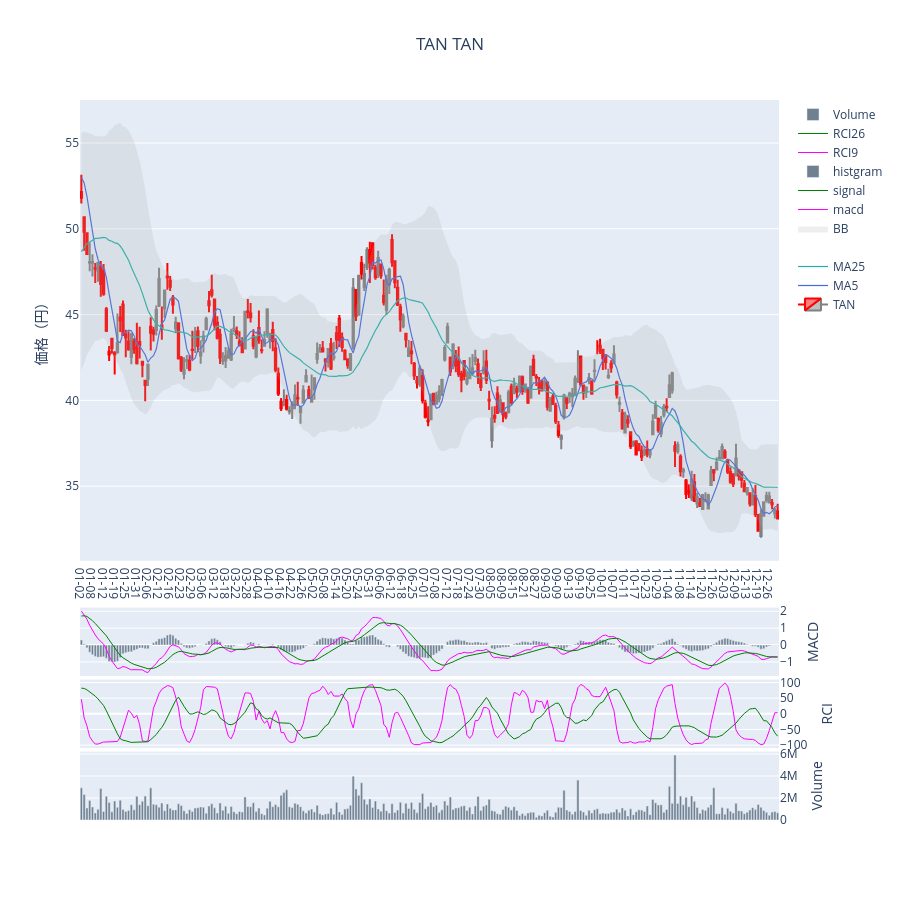

The cell this chart's notebook holds for it:
### Code cell
df = df_results.copy()

display_start_date = dt.date(2024, 1, 1)

# date列をインデックスに設定してスライス
df = df.set_index(pd.to_datetime(df["date"])).sort_index()
df = df[display_start_date:end_date]

# レイアウト設定
layout = {
        "height": 900,
        "title": {"x": 0.5, "text": f"{name or code} {code}"},
        "xaxis": {"rangeslider": {"visible": False}, "type": "category"},
        "yaxis1": {"domain": [.36, 1.0], "title": "価格（円）", "side": "left", "tickformat": ","},
        "yaxis2": {"domain": [.30, .36]},
        "yaxis3": {"domain": [.20, .295], "title": "MACD", "side": "right"},
        "yaxis4": {"domain": [.10, .195], "title": "RCI", "side": "right"},
        "yaxis5": {"domain": [.0, .095], "title": "Volume", "side": "right"},
        "plot_bgcolor": "light blue",
}

# データの設定
data = [
        go.Candlestick(
            yaxis="y1",
            x=df.index,
            open=df["open"],
            high=df["high"],
            low=df["low"],
            close=df["close"],
            increasing_line_color="red",
            decreasing_line_color="gray",
            name=code,
        ),
        go.Scatter(yaxis="y1", x=df.index, y=df["ma5"], name="MA5", line={"color": "royalblue", "width": 1.2}),
        go.Scatter(yaxis="y1", x=df.index, y=df["ma25"], name="MA25", line={"color": "lightseagreen", "width": 1.2}),
        go.Scatter(yaxis="y1", x=df.index, y=df["upper2"], name="", line={"color": "lavender", "width": 0}),
        go.Scatter(
            yaxis="y1",
            x=df.index,
            y=df["lower2"],
            name="BB",
            line={"color": "lavender", "width": 0},
            fill="tonexty",
            fillcolor="rgba(170,170,170,.2)",
        ),
        go.Scatter(yaxis="y3", x=df.index, y=df["macd"], name="macd", line={"color": "magenta", "width": 1}),
        go.Scatter(yaxis="y3", x=df.index, y=df["macd_signal"], name="signal", line={"color": "green", "width": 1}),
        go.Bar(yaxis="y3", x=df.index, y=df["hist"], name="histgram", marker={"color": "slategray"}),
        go.Scatter(yaxis="y4", x=df.index, y=df["rci9"], name="RCI9", line={"color": "magenta", "width": 1}),
        go.Scatter(yaxis="y4", x=df.index, y=df["rci26"], name="RCI26", line={"color": "green", "width": 1}),
        go.Bar(yaxis="y5", x=df.index, y=df["volume"], name="Volume", marker=dict(color="slategray")),
]

# Figure作成
fig = go.Figure(data=data, layout=go.Layout(layout))

# 日付表示
fig.update_layout(
        {
            "xaxis": {
                "tickvals": df.index[::4],
                "ticktext": [x.strftime("%m-%d") for x in df.index[::4]],
            }
        }
)
fig.show()

### Figure 1 — Plotly figure (JSON) as saved in the notebook; plotly's stock layout.template omitted (floating-point values rounded to 4 significant figures; data arrays with more than 128 entries replaced by an {"elided": "..."} marker saying what was removed)
{"data": [{"close": {"elided": "252 float values"}, "decreasing": {"line": {"color": "gray"}}, "high": {"elided": "252 float values"}, "increasing": {"line": {"color": "red"}}, "low": {"elided": "252 float values"}, "name": "TAN", "open": {"elided": "252 float values"}, "type": "candlestick", "x": {"elided": "252 str values"}, "yaxis": "y"}, {"line": {"color": "royalblue", "width": 1.2}, "name": "MA5", "type": "scatter", "x": {"elided": "252 str values"}, "y": {"elided": "252 float values"}, "yaxis": "y"}, {"line": {"color": "lightseagreen", "width": 1.2}, "name": "MA25", "type": "scatter", "x": {"elided": "252 str values"}, "y": {"elided": "252 float values"}, "yaxis": "y"}, {"line": {"color": "lavender", "width": 0}, "name": "", "type": "scatter", "x": {"elided": "252 str values"}, "y": {"elided": "252 float values"}, "yaxis": "y"}, {"fill": "tonexty", "fillcolor": "rgba(170,170,170,.2)", "line": {"color": "lavender", "width": 0}, "name": "BB", "type": "scatter", "x": {"elided": "252 str values"}, "y": {"elided": "252 float values"}, "yaxis": "y"}, {"line": {"color": "magenta", "width": 1}, "name": "macd", "type": "scatter", "x": {"elided": "252 str values"}, "y": {"elided": "252 float values"}, "yaxis": "y3"}, {"line": {"color": "green", "width": 1}, "name": "signal", "type": "scatter", "x": {"elided": "252 str values"}, "y": {"elided": "252 float values"}, "yaxis": "y3"}, {"marker": {"color": "slategray"}, "name": "histgram", "type": "bar", "x": {"elided": "252 str values"}, "y": {"elided": "252 float values"}, "yaxis": "y3"}, {"line": {"color": "magenta", "width": 1}, "name": "RCI9", "type": "scatter", "x": {"elided": "252 str values"}, "y": {"elided": "252 float values"}, "yaxis": "y4"}, {"line": {"color": "green", "width": 1}, "name": "RCI26", "type": "scatter", "x": {"elided": "252 str values"}, "y": {"elided": "252 float values"}, "yaxis": "y4"}, {"marker": {"color": "slategray"}, "name": "Volume", "type": "bar", "x": {"elided": "252 str values"}, "y": {"elided": "252 int values"}, "yaxis": "y5"}], "layout": {"height": 900, "plot_bgcolor": "light blue", "title": {"text": "TAN TAN", "x": 0.5}, "xaxis": {"rangeslider": {"visible": false}, "ticktext": ["01-02", "01-08", "01-12", "01-19", "01-25", "01-31", "02-06", "02-12", "02-16", "02-23", "02-29", "03-06", "03-12", "03-18", "03-22", "03-28", "04-04", "04-10", "04-16", "04-22", "04-26", "05-02", "05-08", "05-14", "05-20", "05-24", "05-31", "06-06", "06-12", "06-18", "06-25", "07-01", "07-08", "07-12", "07-18", "07-24", "07-30", "08-05", "08-09", "08-15", "08-21", "08-27", "09-03", "09-09", "09-13", "09-19", "09-25", "10-01", "10-07", "10-11", "10-17", "10-23", "10-29", "11-04", "11-08", "11-14", "11-20", "11-26", "12-03", "12-09", "12-13", "12-19", "12-26"], "tickvals": ["2024-01-02T00:00:00.000000", "2024-01-08T00:00:00.000000", "2024-01-12T00:00:00.000000", "2024-01-19T00:00:00.000000", "2024-01-25T00:00:00.000000", "2024-01-31T00:00:00.000000", "2024-02-06T00:00:00.000000", "2024-02-12T00:00:00.000000", "2024-02-16T00:00:00.000000", "2024-02-23T00:00:00.000000", "2024-02-29T00:00:00.000000", "2024-03-06T00:00:00.000000", "2024-03-12T00:00:00.000000", "2024-03-18T00:00:00.000000", "2024-03-22T00:00:00.000000", "2024-03-28T00:00:00.000000", "2024-04-04T00:00:00.000000", "2024-04-10T00:00:00.000000", "2024-04-16T00:00:00.000000", "2024-04-22T00:00:00.000000", "2024-04-26T00:00:00.000000", "2024-05-02T00:00:00.000000", "2024-05-08T00:00:00.000000", "2024-05-14T00:00:00.000000", "2024-05-20T00:00:00.000000", "2024-05-24T00:00:00.000000", "2024-05-31T00:00:00.000000", "2024-06-06T00:00:00.000000", "2024-06-12T00:00:00.000000", "2024-06-18T00:00:00.000000", "2024-06-25T00:00:00.000000", "2024-07-01T00:00:00.000000", "2024-07-08T00:00:00.000000", "2024-07-12T00:00:00.000000", "2024-07-18T00:00:00.000000", "2024-07-24T00:00:00.000000", "2024-07-30T00:00:00.000000", "2024-08-05T00:00:00.000000", "2024-08-09T00:00:00.000000", "2024-08-15T00:00:00.000000", "2024-08-21T00:00:00.000000", "2024-08-27T00:00:00.000000", "2024-09-03T00:00:00.000000", "2024-09-09T00:00:00.000000", "2024-09-13T00:00:00.000000", "2024-09-19T00:00:00.000000", "2024-09-25T00:00:00.000000", "2024-10-01T00:00:00.000000", "2024-10-07T00:00:00.000000", "2024-10-11T00:00:00.000000", "2024-10-17T00:00:00.000000", "2024-10-23T00:00:00.000000", "2024-10-29T00:00:00.000000", "2024-11-04T00:00:00.000000", "2024-11-08T00:00:00.000000", "2024-11-14T00:00:00.000000", "2024-11-20T00:00:00.000000", "2024-11-26T00:00:00.000000", "2024-12-03T00:00:00.000000", "2024-12-09T00:00:00.000000", "2024-12-13T00:00:00.000000", "2024-12-19T00:00:00.000000", "2024-12-26T00:00:00.000000"], "type": "category"}, "yaxis": {"domain": [0.36, 1], "side": "left", "tickformat": ",", "title": {"text": "価格（円）"}}, "yaxis2": {"domain": [0.3, 0.36]}, "yaxis3": {"domain": [0.2, 0.295], "side": "right", "title": {"text": "MACD"}}, "yaxis4": {"domain": [0.1, 0.195], "side": "right", "title": {"text": "RCI"}}, "yaxis5": {"domain": [0, 0.095], "side": "right", "title": {"text": "Volume"}}}}
